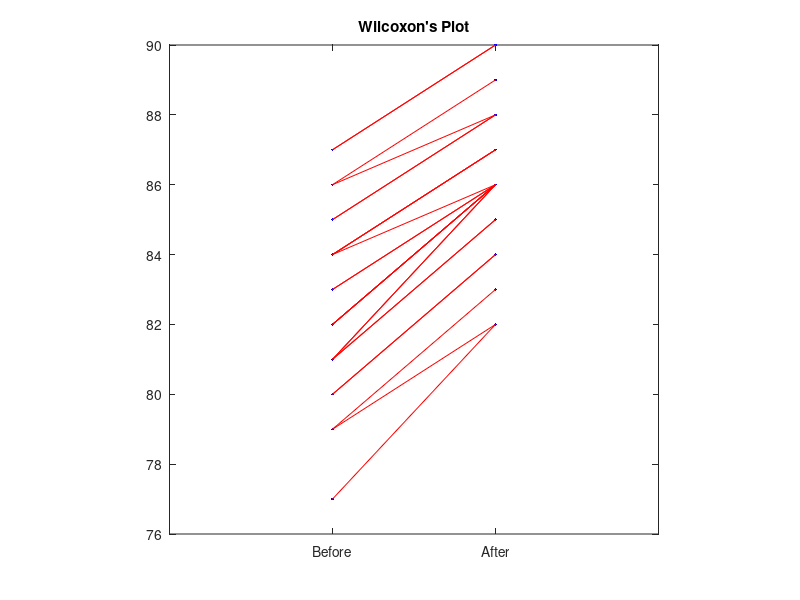
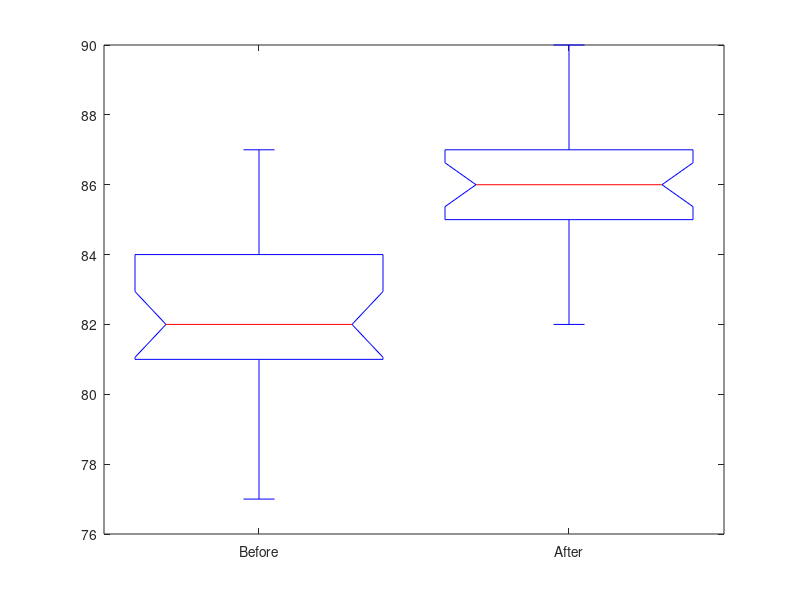

Recreate these plots in MATLAB, in order.
function STATS=wilcoxon(varargin)
%This file execute the non parametric Wilcoxon test to evaluate the difference between paired (dependent) samples. 
%If the number of difference is less than 15, the algorithm calculate the exact ranks distribution; 
%else it uses a normal distribution approximation. 
%Now, the MatLab function SIGNRANK returns the same p-value. 
%Anyway, this Wilcoxon function gives a more detailed output (that is necessary for publications...)
%By itself Wilcoxon will run the demo
%
% Syntax: 	STATS=WILCOXON(X1,X2,PLTS)
%      
%     Inputs:
%           X1 and X2 - data vectors.
%           PLTS - Flag to set if you don't want (0) or want (1) view the plots
%     Outputs:
%           - W value and p-value when exact ranks distribution is used.
%           - W value, Z value, Standard deviation (Mean=0), p-value when normal distribution is used
%        If STATS nargout was specified the results will be stored in the STATS
%        struct.
%
%      Example: 
%
%         X1=[77 79 79 80 80 81 81 81 81 82 82 82 82 83 83 84 84 84 84 85 85 86 86 87 87];
% 
%         X2=[82 82 83 84 84 85 85 86 86 86 86 86 86 86 86 86 87 87 87 88 88 88 89 90 90];
%
%           Calling on Matlab the function: wilcoxon(X1,X2)
%
%           Answer is:
%
% WILCOXON TEST
% --------------------------------------------------------------------------------
% Sample size is good enough to use the normal distribution approximation
%  
% W         mW		sW          zW          p-value (2-tailed)
% --------------------------------------------------------------------------------
% 325  	     0		73.1608   4.4354	0.0000
% --------------------------------------------------------------------------------
%
%           Created by Giuseppe Cardillo
%           giuseppe.cardillo-edta@poste.it
%
% To cite this file, this would be an appropriate format:
% Cardillo G. (2006). Wilcoxon test: non parametric Wilcoxon test for paired samples.
% http://www.mathworks.com/matlabcentral/fileexchange/12702

%Input Error handling
args=cell(varargin);
nu=numel(args);
default.values = {[77 79 79 80 80 81 81 81 81 82 82 82 82 83 83 84 84 84 84 85 85 86 86 87 87],[82 82 83 84 84 85 85 86 86 86 86 86 86 86 86 86 87 87 87 88 88 88 89 90 90],0};
default.values(1:nu) = args;
[x1 x2 plts] = deal(default.values{:});
if nu==0
    plts=1;
elseif nu==1
    error('Warning: Almost two input data are required')
elseif nu>=2
    if ~isvector(x1) || ~isvector(x2)
        error('WILCOXON requires vector rather than matrix data.');
    end
    if (numel(x1) ~= numel(x2))
        error('Warning: WILCOXON requires the data vectors to have the same number of elements.');
    end
    if ~all(isfinite(x1)) || ~all(isnumeric(x1)) || ~all(isfinite(x2)) || ~all(isnumeric(x2))
        error('Warning: all X1 and X2 values must be numeric and finite')
    end
elseif nu==3
    if plts ~= 0 && plts ~= 1 %check if plts is 0 or 1
        error('Warning: PLTS must be 0 if you don''t want or 1 if you want to see plots.')
    end
else
    error('Warning: Max three input data are required')
end 
clear args default nu


tr=repmat('-',1,80);
% disp('WILCOXON TEST')
% disp(tr)
dff=x2-x1; %difference between x1 and x2

nodiff = find(dff == 0);  %find null variations
dff(nodiff) = []; %eliminate null variations
if isempty(nodiff)==0 %tell me if there are null variations
%     fprintf('There are %d null variations that will be deleted\n',length(nodiff))
end
if isempty(dff) %if all variations are null variations exit function
%     disp('There are not variations. Wilcoxon test can''t be performed')
    return       
end
clear nodiff %clear unnecessary variable

%Ranks of absolute value of samples differences with sign
[r,t]=tiedrank(abs(dff)); %ranks and ties
W=sum(r.*sign(dff)); %Wilcoxon statics (sum of ranks with sign)
n=length(dff); %number of ranks
clear dff %clear unnecessary variable

%If the number of elements N<15 calculate the exact distribution of the
%signed ranks (the number of combinations is 2^N); else use the normal
%distribution approximation.

if n<=15
    ap=ff2n(n); %the all possibilities based on two-level full-factorial design.
    ap(ap~=1)=-1; %change 0 with -1
    k=1:1:n; 
    J=ap*k'; %all possible sums of ranks for k elements
    %to compute the p-value see how many values are more extreme of the observed
    %W and then divide for the total number of combinations
    p=length(J(abs(J)>=abs(W)))/length(J); %p-value
    %display results
%     disp('The exact Wilcoxon distribution was used')
%     disp(' ')
%     fprintf('W\t\tp-value (2-tailed)\n')
%     disp(tr)
%     fprintf('%0.4f\t\t%0.4f\n',W,p)
    if nargout
        STATS.method='Exact distribution';
        STATS.W=W;
        STATS.p=p;
    end
else
    sW=sqrt((2*n^3+3*n^2+n-t)/6); %standard deviation
    zW=(abs(W)-0.5)/sW; %z-value with correction for continuity
    p=1-min([1 2*normcdf(zW)]); %p-value
    %display results
%     disp('Sample size is good enough to use the normal distribution approximation')
%     disp(' ')
%     fprintf('W\t\tmW\t\tsW\t\tzW\t\tp-value (2-tailed)\n')
%     disp(tr)
%     fprintf('%0.4f\t0\t\t%0.4f\t\t%0.4f\t\t%0.4f\n',W,sW,zW,p)
    if nargout
        STATS.method='Normal approximation';
        STATS.W=W;
        STATS.mean=0;
        STATS.std=sW;
        STATS.z=zW;
        STATS.p=p;
    end
end
% disp(tr)
% disp(' ')

if plts
    xg=repmat([1 2],length(x1),1); yg=[x1; x2]';
    plot(xg,yg,'b.',xg',yg','r-')
    axis square
    set(gca,'XLim',[0 3],'XtickMode','manual','Xtick',0:1:3,'XtickLabel',{' ','Before','After',' '})
    title('Wilcoxon''s Plot')
    figure
    boxplot(yg(:),xg(:),'notch','on')
    set(gca,'XtickLabel',{'Before','After'})
end